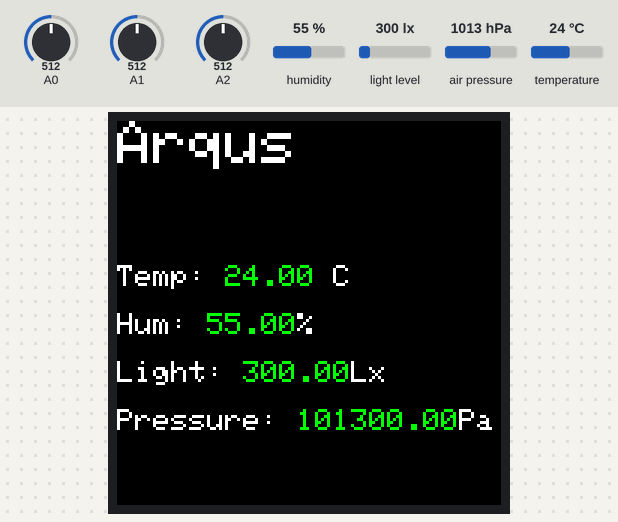
Bench run of a sketch on a simulated Arduino Mega 2560, built with avr-gcc and run on an emulated ATmega2560. On the bench: 128×128 colour display. The test bench sets the inputs (shaded band); at power-on: light level 300 lx, humidity 55 %, air pressure 1013 hPa, temperature 24 °C, A0 = 512, A1 = 512, A2 = 512. Storage starts empty; what the sketch prints to the serial monitor is not drawn.

Above: at 1.3 s.
1.4 s: light level set to 40 lx
At 3.0 s:
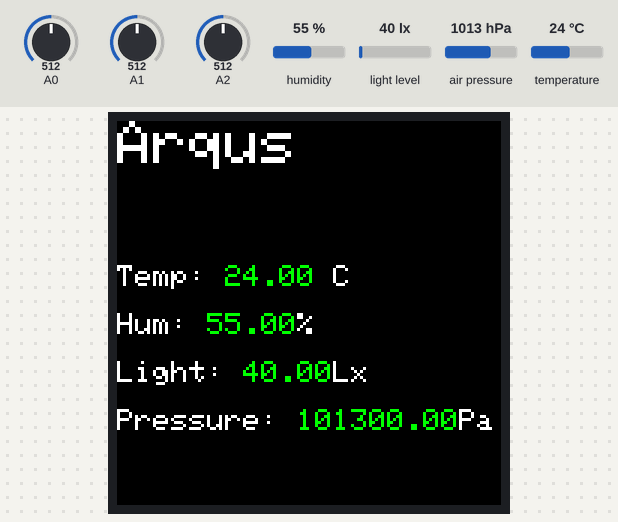
3.8 s: humidity set to 22 %
At 5.1 s:
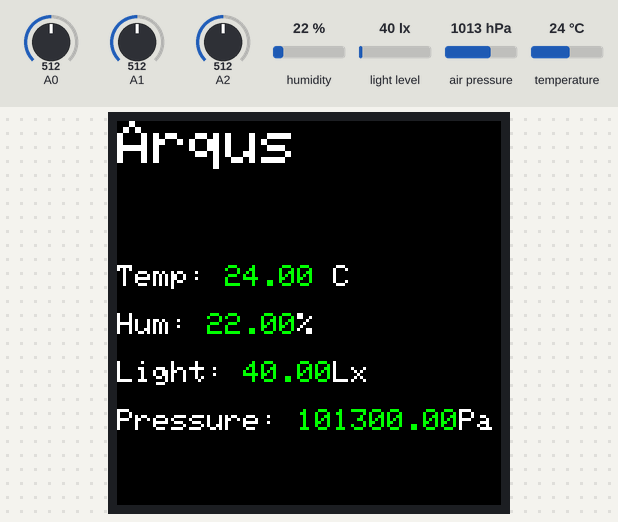
6.0 s: air pressure set to 952 hPa
At 7.2 s:
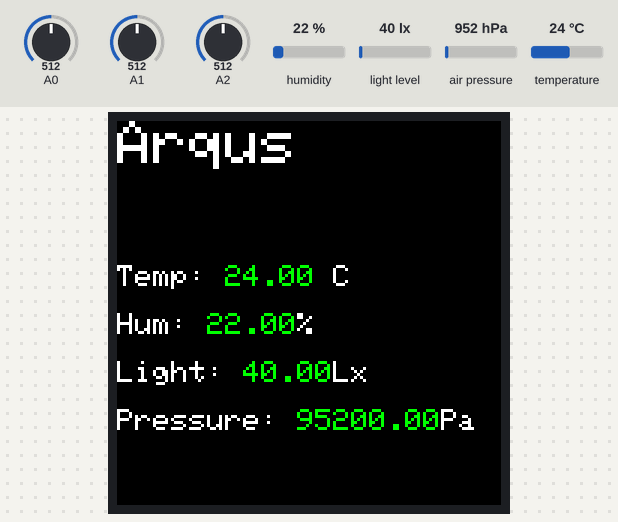
8.1 s: temperature set to 12 °C
At 9.3 s:
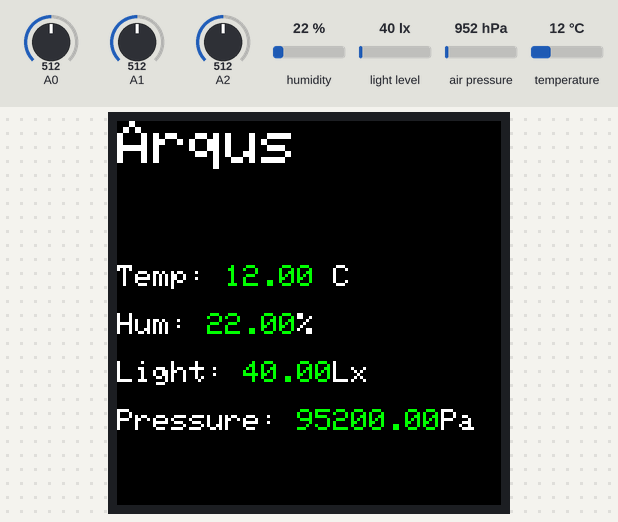
10.3 s: humidity set to 40 %
At 11.4 s:
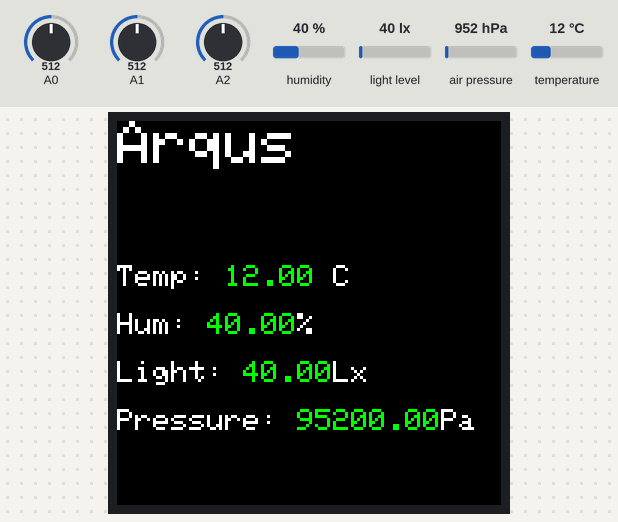
Timing chart, 0 to 13.3 s (numbered marks = the images above; inputs shaded):
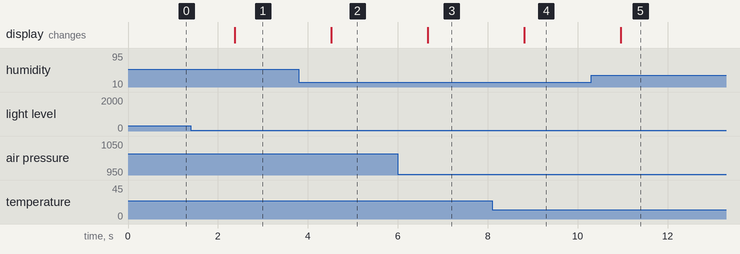

Measured:
- after the input at 1.4 s, the display: changes after 0.97 s (image 1)
- after the input at 3.8 s, the display: changes after 0.72 s (image 2)
- after the input at 6.0 s, the display: changes after 0.67 s (image 3)
- after the input at 8.1 s, the display: changes after 0.71 s (image 4)
- after the input at 10.3 s, the display: changes after 0.66 s (image 5)

The sketch:

Arqus_Javier_Luengo_Light_Temp_Humidity.ino
```cpp
/**************************************************************************
Javier Luengo
21/03/2019
Sheffield
U.K.
 **************************************************************************/
// SD
#include <SPI.h>
#include <SD.h>
//BME280

#include "Seeed_BME280.h"
#include <Wire.h>

// Light
#include <BH1750.h>


//OLED
#include <Adafruit_GFX.h>
#include <Adafruit_ST7735.h>
#include <Adafruit_ST7789.h>
#include <SPI.h>

#ifdef ADAFRUIT_HALLOWING
  #define TFT_CS        39
  #define TFT_RST       37
  #define TFT_DC        38
  #define TFT_BACKLIGHT  7
#else

  // These pins will also work for the 1.8" TFT shield.
  #define TFT_CS        10
  #define TFT_RST        9 // Or set to -1 and connect to Arduino RESET pin
  #define TFT_DC         8
#endif


// For 1.44" and 1.8" TFT with ST7735 (including HalloWing) use:
Adafruit_ST7735 tft = Adafruit_ST7735(TFT_CS, TFT_DC, TFT_RST);

BME280 bme280;
BH1750 lightMeter(0x23);
const int chipSelect = 4;

void setup(void) {
  Serial.begin(9600);
//SD Card
  Serial.print("Initializing SD card...");
  if (!SD.begin(chipSelect)) {
    Serial.println("Card failed, or not present");
    // don't do anything more:
    while (1);
  }
  Serial.println("card initialized.");

  // OR use this initializer (uncomment) if using a 1.44" TFT:
  tft.initR(INITR_144GREENTAB); // Init ST7735R chip, green tab

 Wire.begin();

 //BME280
  if(!bme280.init()){
    Serial.println("Device error!");
  }
 //BH1750
  if (lightMeter.begin(BH1750::CONTINUOUS_HIGH_RES_MODE_2)) {
    Serial.println(F("BH1750 Advanced begin"));
  }
  else {
    Serial.println(F("Error initialising BH1750"));

  Serial.println(F("Initialized"));
}
  Serial.println("");
}

void loop() {

float pressure;
float lux = lightMeter.readLightLevel();
String dataString = "";

for (int analogPin = 0; analogPin < 3; analogPin++) {
    int sensor = analogRead(analogPin);
    dataString += String(sensor);
    if (analogPin < 2) {
      dataString += ",";
    }
  }

  tft.setCursor(0, 0);
  tft.fillScreen(ST77XX_BLACK);
  tft.setTextColor(ST77XX_WHITE);
  tft.setTextSize(2);
  tft.println("Arqus");
  tft.println("");
  tft.println("");

  tft.setTextSize(1);
  tft.print("Temp: ");
  tft.setTextColor(ST77XX_GREEN);
  tft.print(bme280.getTemperature());
  tft.setTextColor(ST77XX_WHITE);
  tft.println(" C");
  tft.println("");

  tft.print("Hum: ");
  tft.setTextColor(ST77XX_GREEN);
  tft.print(bme280.getHumidity());
  tft.setTextColor(ST77XX_WHITE);
  tft.println("%");
  tft.println("");

  tft.print("Light: ");
  tft.setTextColor(ST77XX_GREEN);
  tft.print(lux);
  tft.setTextColor(ST77XX_WHITE);
  tft.println("Lx");
  tft.println("");

  tft.print("Pressure: ");
  tft.setTextColor(ST77XX_GREEN);
  tft.print(pressure = bme280.getPressure());
  tft.setTextColor(ST77XX_WHITE);
  tft.println("Pa");
  tft.println("");

  //get and print temperatures
  Serial.print("Temp: ");
  Serial.print(bme280.getTemperature());
  Serial.println("C");

  //get and print atmospheric pressure data
  Serial.print("Pressure: ");
  Serial.print(pressure = bme280.getPressure());
  Serial.println("Pa");

  //get and print altitude data
  Serial.print("Altitude: ");
  Serial.print(bme280.calcAltitude(pressure));
  Serial.println("m");

  //get and print humidity data
  Serial.print("Humidity: ");
  Serial.print(bme280.getHumidity());
  Serial.println("%");

  Serial.print("Lux: ");
  Serial.print(lux);
  Serial.println(" lx");
  Serial.println("");
  delay(1000);

  File dataFile = SD.open("MUESTRAS.txt", FILE_WRITE);

  // if the file is available, write to it:
  if (dataFile) {
    dataFile.print(bme280.getTemperature());
    dataFile.print(",");
    dataFile.print(bme280.getPressure());
    dataFile.print(",");
    dataFile.print(bme280.getHumidity());
    dataFile.print(",");
    dataFile.print(lux);
    dataFile.println(" ");
    dataFile.close();
  }
  // if the file isn't open, pop up an error:
  else {
    Serial.println("error opening muestras.txt");
  }
}
```
